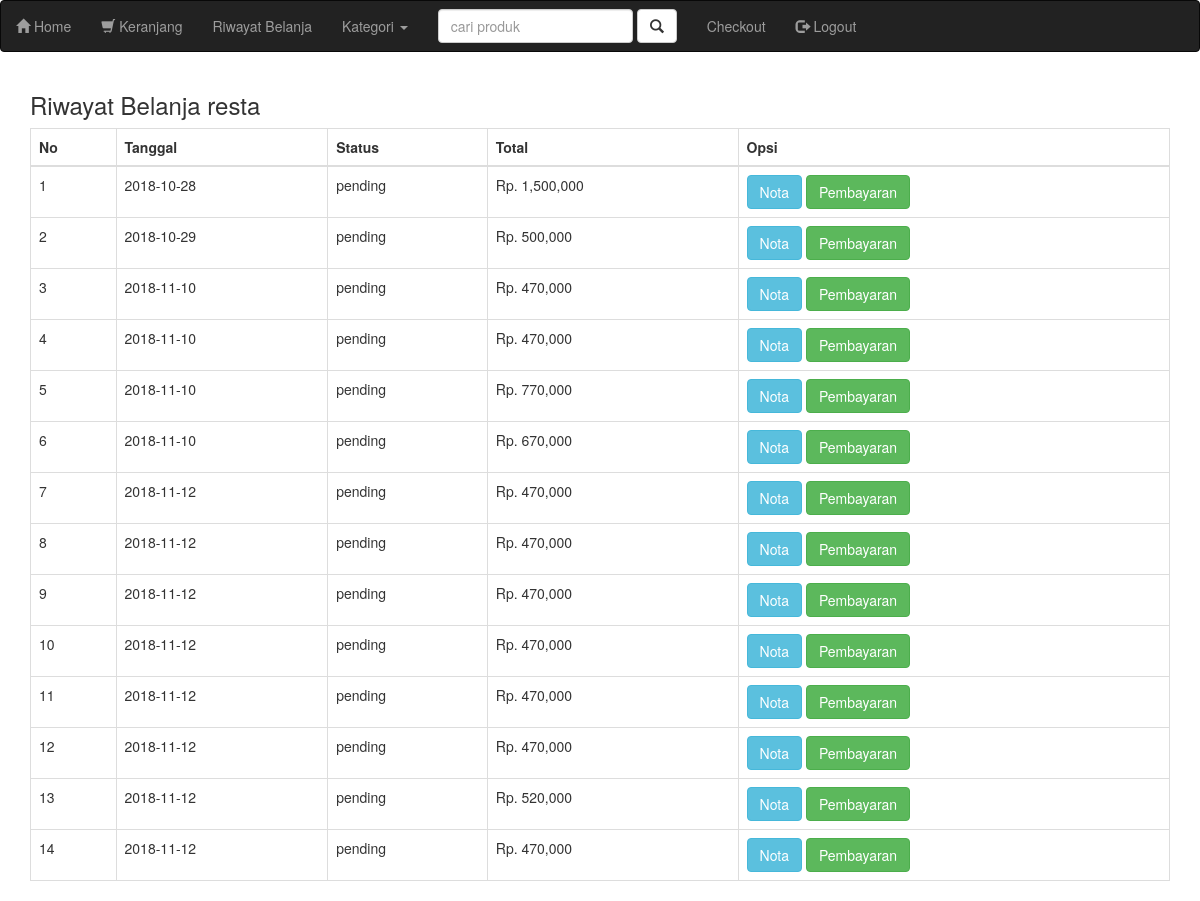
The page /trainittoko/riwayat.php (signed in) on the database its author committed.
### tables this page shows
CREATE TABLE `pembelian` (
  `id_pembelian` int(11) NOT NULL,
  `id_pelanggan` int(11) NOT NULL,
  `id_ongkir` int(11) NOT NULL,
  `tanggal_pembelian` date NOT NULL,
  `total_pembelian` int(11) NOT NULL,
  `nama_kota` varchar(100) NOT NULL,
  `tarif` int(11) NOT NULL,
  `alamat_pengiriman` text NOT NULL,
  `status_pembelian` varchar(100) NOT NULL DEFAULT 'pending',
  `resi_pengiriman` varchar(50) NOT NULL
);

### trainittoko/riwayat.php (the view, shortened to what this page needs)
<?php
include 'koneksi.php';
 ?>
 <!DOCTYPE html>
 <html>
 <head>
 	<link rel="stylesheet" type="text/css" href="admin/assets/css/bootstrap.css">
 </head>
 <body>
<?php include 'menu.php'; ?>
<section class="riwayat">
	<div class="container">
		<h3>Riwayat Belanja <?php echo $_SESSION["pelanggan"]["nama_pelanggan"] ?></h3>
		<table class="table table-bordered">
			<thead>
				<tr>
					<th>No</th>
					<th>Tanggal</th>
					<th>Status</th>
					<th>Total</th>
					<th>Opsi</th>
				</tr>
			</thead>
			<tbody>
				<?php $nomor =1; ?>
				<?php
				$id_pelanggan = $_SESSION["pelanggan"]['id_pelanggan'];
				$ambil = $koneksi->query("SELECT * FROM pembelian WHERE id_pelanggan='$id_pelanggan'");
				while ($pecah = $ambil->fetch_assoc()){
				 ?>
				<tr>
					<td><?php echo $nomor; ?></td>
					<td><?php echo $pecah["tanggal_pembelian"] ?></td>
					<td><?php echo $pecah["status_pembelian"] ?>
						<br>
					</td>
					<td>Rp. <?php echo number_format($pecah["total_pembelian"]) ?></td>
					<td>
						<a href="nota.php?id=<?php echo $pecah["id_pembelian"] ?>" class="btn btn-info">Nota</a>
						<a href="pembayaran.php?id=<?php echo $pecah["id_pembelian"] ?>" class="btn btn-success">Pembayaran</a>
					</td>
				</tr>
				<?php $nomor++; ?>
			<?php } ?>
			</tbody>
		</table>
	</div>
</section>
 </body>
 </html>

### rows shown on the page
pembelian: tanggal_pembelian "2018-10-28", status_pembelian "pending", total_pembelian "1,500,000"
pembelian: tanggal_pembelian "2018-10-29", status_pembelian "pending", total_pembelian "500,000"
pembelian: tanggal_pembelian "2018-11-10", status_pembelian "pending", total_pembelian "470,000"
pembelian: tanggal_pembelian "2018-11-10", status_pembelian "pending", total_pembelian "470,000"
pembelian: tanggal_pembelian "2018-11-10", status_pembelian "pending", total_pembelian "770,000"
pembelian: tanggal_pembelian "2018-11-10", status_pembelian "pending", total_pembelian "670,000"
pembelian: tanggal_pembelian "2018-11-12", status_pembelian "pending", total_pembelian "470,000"
pembelian: tanggal_pembelian "2018-11-12", status_pembelian "pending", total_pembelian "470,000"
pembelian: tanggal_pembelian "2018-11-12", status_pembelian "pending", total_pembelian "470,000"
pembelian: tanggal_pembelian "2018-11-12", status_pembelian "pending", total_pembelian "470,000"
pembelian: tanggal_pembelian "2018-11-12", status_pembelian "pending", total_pembelian "470,000"
pembelian: tanggal_pembelian "2018-11-12", status_pembelian "pending", total_pembelian "470,000"
pembelian: tanggal_pembelian "2018-11-12", status_pembelian "pending", total_pembelian "520,000"
pembelian: tanggal_pembelian "2018-11-12", status_pembelian "pending", total_pembelian "470,000"

### other values the page prints
$_SESSION["pelanggan"]["nama_pelanggan"] "resta"
